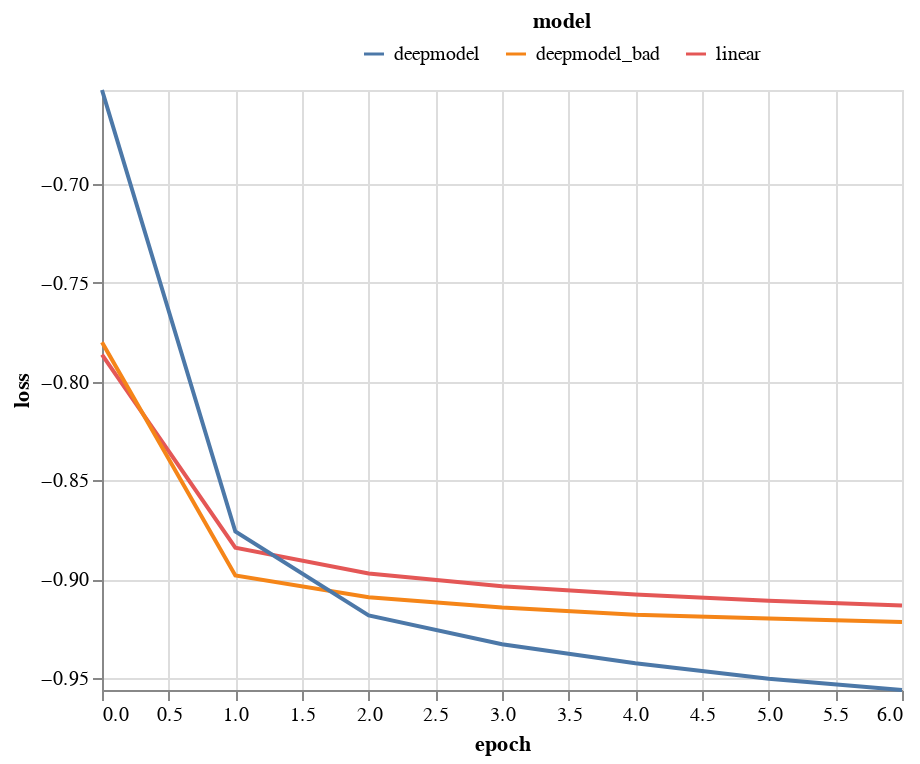

Notebook source saved alongside this figure:
### Code cell
def show_loss_curve():
    data, mn, mx = get_data()
    return (
        alt.Chart(data)
        .mark_line()
        .encode(
            x=alt.X('epoch'), 
            y=alt.Y("loss", scale=alt.Scale(domain=[mn, mx])), 
            color=alt.Color(
                'model', 
                legend=alt.Legend(
                orient='none',
                legendX=130, legendY=-40,
                direction='horizontal',
                titleAnchor='middle')
            )
        )
    )

show_loss_curve()

### Figure 1 — Vega-Lite specification as saved in the notebook (floating-point values rounded to 4 significant figures)
{"config": {"view": {"continuousWidth": 400, "continuousHeight": 300}}, "data": {"name": "data-404781361d175a27ee990120dc986cc7"}, "mark": "line", "encoding": {"color": {"field": "model", "legend": {"direction": "horizontal", "legendX": 130, "legendY": -40, "orient": "none", "titleAnchor": "middle"}, "type": "nominal"}, "x": {"field": "epoch", "type": "quantitative"}, "y": {"field": "loss", "scale": {"domain": [-0.9561, -0.6523]}, "type": "quantitative"}}, "$schema": "https://vega.github.io/schema/vega-lite/v4.17.0.json", "datasets": {"data-404781361d175a27ee990120dc986cc7": [{"model": "linear", "metric": "loss", "loss": -0.7863, "epoch": 0}, {"model": "linear", "metric": "loss", "loss": -0.8841, "epoch": 1}, {"model": "linear", "metric": "loss", "loss": -0.8971, "epoch": 2}, {"model": "linear", "metric": "loss", "loss": -0.9036, "epoch": 3}, {"model": "linear", "metric": "loss", "loss": -0.9078, "epoch": 4}, {"model": "linear", "metric": "loss", "loss": -0.9108, "epoch": 5}, {"model": "linear", "metric": "loss", "loss": -0.9133, "epoch": 6}, {"model": "deepmodel_bad", "metric": "loss", "loss": -0.78, "epoch": 0}, {"model": "deepmodel_bad", "metric": "loss", "loss": -0.8981, "epoch": 1}, {"model": "deepmodel_bad", "metric": "loss", "loss": -0.9091, "epoch": 2}, {"model": "deepmodel_bad", "metric": "loss", "loss": -0.9144, "epoch": 3}, {"model": "deepmodel_bad", "metric": "loss", "loss": -0.918, "epoch": 4}, {"model": "deepmodel_bad", "metric": "loss", "loss": -0.9199, "epoch": 5}, {"model": "deepmodel_bad", "metric": "loss", "loss": -0.9217, "epoch": 6}, {"model": "deepmodel", "metric": "loss", "loss": -0.6523, "epoch": 0}, {"model": "deepmodel", "metric": "loss", "loss": -0.8759, "epoch": 1}, {"model": "deepmodel", "metric": "loss", "loss": -0.9183, "epoch": 2}, {"model": "deepmodel", "metric": "loss", "loss": -0.9329, "epoch": 3}, {"model": "deepmodel", "metric": "loss", "loss": -0.9426, "epoch": 4}, {"model": "deepmodel", "metric": "loss", "loss": -0.9504, "epoch": 5}, {"model": "deepmodel", "metric": "loss", "loss": -0.9561, "epoch": 6}]}}
